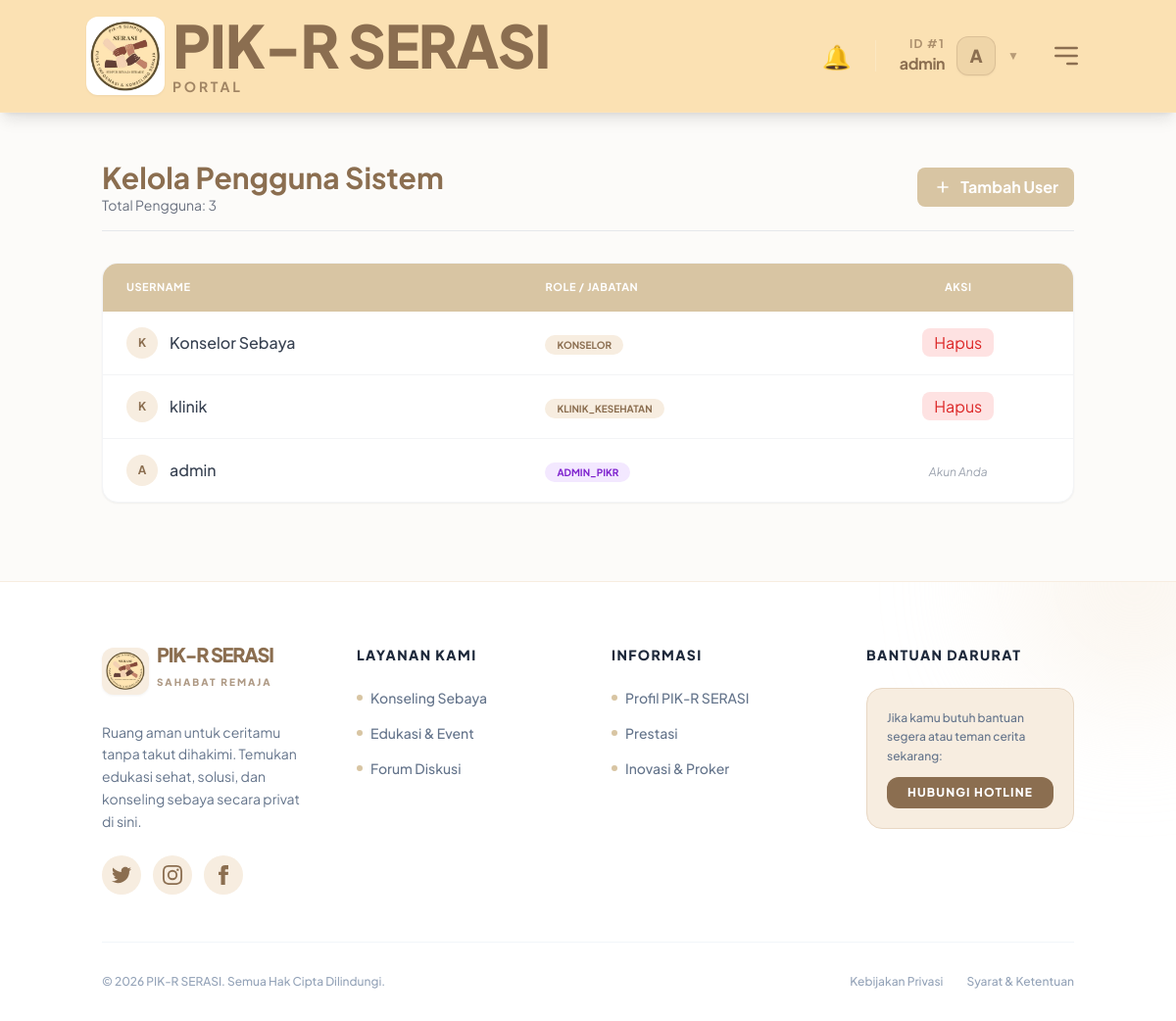
Page /admin/users (signed in) on the committed database.
### tables this page shows
CREATE TABLE users (
            id INTEGER PRIMARY KEY AUTOINCREMENT,
            username TEXT UNIQUE NOT NULL,
            password TEXT NOT NULL,
            birth_date TEXT,
            role TEXT NOT NULL,
            points INTEGER DEFAULT 0,
            bio TEXT,
            profile_pic TEXT
        );

### app.py (the view, shortened to what this page needs)
@app.route('/admin/users', methods=['GET', 'POST'])
@login_required
def admin_users():
    if session.get('role') != 'admin_pikr':
        return redirect(url_for('dashboard'))
    conn = get_db_connection()
    all_users = [dict(u) for u in conn.execute('SELECT * FROM users ORDER BY id DESC').fetchall()]
    conn.close()
    return render_template('admin_users.html', users=all_users)

### app.py (called while the page is built, shortened)
def get_db_connection():
    supabase_url = os.environ.get('SUPABASE_DB_URL')
    return PIKRDatabaseConnection(db_path=DB_PATH, supabase_url=supabase_url)

def login_required(f):
    @wraps(f)
    def decorated_function(*args, **kwargs):
        if 'user_id' not in session:
            flash("Silakan login terlebih dahulu", "warning")
            return redirect(url_for('login'))
        return f(*args, **kwargs)
    return decorated_function

    def execute(self, query, params=None):
        query_upper = query.strip().upper()
        is_write = any(query_upper.startswith(op) for op in ["INSERT", "UPDATE", "DELETE"])
        if self.supabase_url:
            query = query.replace('?', '%s')
            query = re.sub(r'"([^"]*)"', r"'\1'", query)
            if params is not None:
                if not isinstance(params, (tuple, list)):
                    params = (params,)
                self.cursor.execute(query, params)
            else:
                self.cursor.execute(query)
        else:
            if params is not None:
                self.cursor.execute(query, params)
            else:
                self.cursor.execute(query)
        return self

    def fetchall(self):
        return self.cursor.fetchall()

    def close(self):
        self.cursor.close()
        self.conn.close()
        if self.modified_tables:
            for table in self.modified_tables:
                trigger_async_sheets_sync(table)

### templates/admin_users.html (shortened to what this page needs)
{% extends 'base.html' %}
{% block content %}
<div class="space-y-8 fade-in">
    <div class="flex justify-between items-center border-b pb-4">
        <div>
            <h2 class="text-3xl font-bold text-pink-800">Kelola Pengguna Sistem</h2>
            <p class="text-gray-500 text-sm">Total Pengguna: {{ users|length }}</p>
        </div>
        <button onclick="toggleUserModal()" class="bg-pink-600 hover:bg-pink-700 text-white px-4 py-2 rounded-lg font-bold flex items-center gap-2 transition">
            <svg class="w-5 h-5" fill="none" stroke="currentColor" viewBox="0 0 24 24"><path stroke-linecap="round" stroke-linejoin="round" stroke-width="2" d="M12 6v6m0 0v6m0-6h6m-6 0H6"></path></svg>
            Tambah User
        </button>
    </div>
    <div class="bg-white rounded-2xl shadow-sm border border-gray-100 overflow-hidden">
        <table class="w-full text-left border-collapse">
            <thead class="bg-pink-600 text-white text-[11px] font-bold uppercase tracking-wider">
                <tr>
                    <th class="px-6 py-4">Username</th>
                    <th class="px-6 py-4">Role / Jabatan</th>
                    <th class="px-6 py-4 text-center">Aksi</th>
                </tr>
            </thead>
            <tbody class="divide-y divide-gray-100">
                {% for user in users %}
                <tr class="hover:bg-gray-50 transition">
                    <td class="px-6 py-4 flex items-center gap-3">
                        <div class="w-8 h-8 rounded-full bg-pink-100 text-pink-600 flex items-center justify-center font-bold text-xs">
                            {{ user.username[0]|upper }}
                        </div>
                        <span class="font-medium text-gray-700">{{ user.username }}</span>
                    </td>
                    <td class="px-6 py-4">
                        <span class="px-3 py-1 rounded-full text-[10px] font-bold
                            {% if user.role == 'admin_pikr' %} bg-purple-100 text-purple-700
                            {% elif user.role == 'anggota_remaja' %} bg-green-100 text-green-700
                            {% else %} bg-fuchsia-100 text-fuchsia-700 {% endif %}">
                            {{ user.role|upper }}
                        </span>
                    </td>
                    <td class="px-6 py-4 text-center">
                        {% if user.username == session['username'] %}
                        <span class="text-gray-400 italic text-xs">Akun Anda</span>
                        {% else %}
                        <a href="{{ url_for('delete_user', role=user.role, user_id=user.id) }}"
                        onclick="return confirm('Yakin ingin menghapus user ini?')"
                        class="bg-red-100 text-red-600 px-3 py-1 rounded-lg hover:bg-red-200 transition">
                        Hapus
                        </a>
                        {% endif %}
                    </td>
                </tr>
                {% endfor %}
            </tbody>
        </table>
    </div>
</div>
{% endblock %}

### templates/base.html (shortened to what this page needs)
<!DOCTYPE html>
<html lang="id">
<head>
    <script src="https://cdn.tailwindcss.com"></script>
</head>
<body class="bg-[#FCFBF9] font-sans leading-normal tracking-normal text-slate-800">
    <nav class="glass-nav p-4 shadow-lg sticky top-0 z-50">
        <div class="container mx-auto flex justify-between items-center">
            <div class="flex items-center gap-10">
                <a href="{{ url_for('index') }}" class="text-[#8b6e50] font-black text-2xl tracking-tighter flex items-center gap-2 hover:text-[#6b543c] transition-colors">
                    <img src="{{ url_for('static', filename='uploads/IMG_9007-removebg-preview.png') }}" alt="Logo PIK-R" class="w-20 h-20 object-contain filter drop-shadow-sm bg-white rounded-xl p-1">
                    <div class="flex flex-col">
                    <span class="leading-none text-6xl">PIK-R SERASI</span>
                    <span class="text-sm text-[#8b6e50]/80 tracking-[0.2em] mt-0.5 font-bold">PORTAL</span>
                    </div>
                </a>
            </div>
            <div class="flex items-center space-x-4 lg:space-x-6">
                {% if session.get('user_id') %}
                    <div class="relative inline-block text-left">
                        <button id="notifButton" class="relative text-[#8b6e50] hover:text-[#6b543c] focus:outline-none flex items-center transition-transform hover:scale-110 active:scale-95">
                            <span class="text-2xl">🔔</span>
                        </button>
                    </div>
                    <div class="relative inline-block text-left">
                        <button id="userMenuBtn" class="flex items-center gap-3 text-[#8b6e50] hover:text-[#6b543c] focus:outline-none transition-all group">
                            <div class="flex flex-col items-end hidden lg:flex">
                                <span class="text-xs font-bold uppercase tracking-widest opacity-70">ID #{{ session['user_id'] }}</span>
                                <span class="text-base font-bold tracking-tight">{{ session['username'] }}</span>
                            </div>
                            <div class="w-10 h-10 bg-[#8b6e50]/10 text-[#8b6e50] rounded-xl flex items-center justify-center font-black group-hover:bg-[#8b6e50]/20 transition-all border border-[#8b6e50]/20 shadow-sm text-lg">
                                {{ session['username'][0] | upper }}
                            </div>
                            <span class="text-xs opacity-60">▼</span>
                        </button>
                    </div>
                    <button id="mobileMenuBtn" class="xl:hidden p-2 text-[#8b6e50] hover:bg-white/40 rounded-xl transition-all">
                        <svg class="w-8 h-8" fill="none" stroke="currentColor" viewBox="0 0 24 24"><path stroke-linecap="round" stroke-linejoin="round" stroke-width="2" d="M4 6h16M4 12h16m-7 6h7"></path></svg>
                    </button>
                {% endif %}
            </div>
        </div>
    </nav>
    <main class="container mx-auto py-8 px-4">
        {% block content %}{% endblock %}
    </main>
    <footer class="bg-white border-t border-[#f7ede0] pt-16 pb-8 mt-12 relative overflow-hidden">
        <div class="absolute top-0 right-0 w-64 h-64 bg-[#f7ede0] rounded-full blur-3xl opacity-50 -translate-y-1/2 translate-x-1/3"></div>
        <div class="container mx-auto px-4 relative z-10">
            <div class="grid grid-cols-1 md:grid-cols-4 gap-12 mb-12">
                <div class="md:col-span-1">
                    <a href="{{ url_for('index') }}" class="text-[#8b6e50] font-black text-2xl tracking-tighter flex items-center gap-2 mb-6">
                        <img src="{{ url_for('static', filename='uploads/IMG_9007-removebg-preview.png') }}" alt="Logo PIK-R" class="w-12 h-12 object-contain filter drop-shadow-sm bg-[#f7ede0] rounded-xl p-1">
                        <div class="flex flex-col">
                            <span class="leading-none text-xl">PIK-R SERASI</span>
                            <span class="text-[10px] text-[#8b6e50]/70 tracking-[0.2em] mt-0.5">SAHABAT REMAJA</span>
                        </div>
                    </a>
                    <p class="text-slate-500 text-sm leading-relaxed mb-6">
                        Ruang aman untuk ceritamu tanpa takut dihakimi. Temukan edukasi sehat, solusi, dan konseling sebaya secara privat di sini.
                    </p>
                    <div class="flex items-center gap-3">
                        <a href="#" class="w-10 h-10 rounded-full bg-[#f7ede0] flex items-center justify-center text-[#8b6e50] hover:bg-[#d8c5a3] hover:text-white transition-colors">
                        </a>
                        <a href="#" class="w-10 h-10 rounded-full bg-[#f7ede0] flex items-center justify-center text-[#8b6e50] hover:bg-[#d8c5a3] hover:text-white transition-colors">
                        </a>
                        <a href="#" class="w-10 h-10 rounded-full bg-[#f7ede0] flex items-center justify-center text-[#8b6e50] hover:bg-[#d8c5a3] hover:text-white transition-colors">
                            <svg class="w-5 h-5" fill="currentColor" viewBox="0 0 24 24"><path d="M9 8h-3v4h3v12h5v-12h3.642l.358-4h-4v-1.667c0-.955.192-1.333 1.115-1.333h2.885v-5h-3.808c-3.596 0-5.192 1.583-5.192 4.615v3.385z"/></svg>
                        </a>
                    </div>
                </div>
                <div>
                    <h4 class="text-slate-800 font-black mb-6 uppercase tracking-widest text-sm">Layanan Kami</h4>
                    <ul class="space-y-4">
                        <li><a href="{{ url_for('counseling') }}" class="text-slate-500 hover:text-[#8b6e50] transition-colors font-medium text-sm flex items-center gap-2"><span class="w-1.5 h-1.5 rounded-full bg-[#d8c5a3]"></span> Konseling Sebaya</a></li>
                        <li><a href="{{ url_for('education_event') }}" class="text-slate-500 hover:text-[#8b6e50] transition-colors font-medium text-sm flex items-center gap-2"><span class="w-1.5 h-1.5 rounded-full bg-[#d8c5a3]"></span> Edukasi & Event</a></li>
                        <li><a href="{{ url_for('forum') }}" class="text-slate-500 hover:text-[#8b6e50] transition-colors font-medium text-sm flex items-center gap-2"><span class="w-1.5 h-1.5 rounded-full bg-[#d8c5a3]"></span> Forum Diskusi</a></li>
                    </ul>
                </div>
                <div>
                    <h4 class="text-slate-800 font-black mb-6 uppercase tracking-widest text-sm">Informasi</h4>
                    <ul class="space-y-4">
                        <li><a href="{{ url_for('about') }}" class="text-slate-500 hover:text-[#8b6e50] transition-colors font-medium text-sm flex items-center gap-2"><span class="w-1.5 h-1.5 rounded-full bg-[#d8c5a3]"></span> Profil PIK-R SERASI</a></li>
                        <li><a href="{{ url_for('achievements') }}" class="text-slate-500 hover:text-[#8b6e50] transition-colors font-medium text-sm flex items-center gap-2"><span class="w-1.5 h-1.5 rounded-full bg-[#d8c5a3]"></span> Prestasi</a></li>
                        <li><a href="{{ url_for('innovations') }}" class="text-slate-500 hover:text-[#8b6e50] transition-colors font-medium text-sm flex items-center gap-2"><span class="w-1.5 h-1.5 rounded-full bg-[#d8c5a3]"></span> Inovasi & Proker</a></li>
                    </ul>
                </div>
                <div>
                    <h4 class="text-slate-800 font-black mb-6 uppercase tracking-widest text-sm">Bantuan Darurat</h4>
                    <div class="bg-[#f7ede0] p-5 rounded-2xl border border-[#e8d7c3]">
                        <p class="text-xs text-slate-500 font-medium mb-3 leading-relaxed">Jika kamu butuh bantuan segera atau teman cerita sekarang:</p>
                        <a href="https://wa.me/6289525165373" target="_blank" class="block w-full text-center bg-[#8b6e50] text-white py-2 rounded-xl text-xs font-black uppercase tracking-widest hover:bg-[#6b543c] transition-colors">
                            Hubungi Hotline
                        </a>
                    </div>
                </div>
            </div>
            <div class="border-t border-slate-100 pt-8 flex flex-col md:flex-row justify-between items-center gap-4">
                <p class="text-slate-400 text-xs font-medium text-center md:text-left">
                    &copy; 2026 PIK-R SERASI. Semua Hak Cipta Dilindungi.
                </p>
                <div class="flex gap-6 text-xs font-medium text-slate-400">
                    <a href="#" class="hover:text-[#8b6e50] transition-colors">Kebijakan Privasi</a>
                    <a href="#" class="hover:text-[#8b6e50] transition-colors">Syarat & Ketentuan</a>
                </div>
            </div>
        </div>
    </footer>
</body>
</html>

### templates/base.html (style rules this page uses)
:root { --primary: #d8c5a3; --primary-light: #f8efe1; --secondary: #9f836c; --accent: #d8c5a3; --glass: rgba(255, 250, 240, 0.9); --glass-border: rgba(204, 177, 141, 0.35); }
body { font-family: 'Plus Jakarta Sans', sans-serif; scroll-behavior: smooth; }
body, input, textarea, button, select, p, span, h1, h2, h3, h4, h5, h6, a, div, li, ul, ol, strong, em, b { font-family: 'Plus Jakarta Sans', sans-serif; }
.glass-nav { background: rgba(222, 189, 150, 0.9); backdrop-filter: blur(10px); -webkit-backdrop-filter: blur(10px); border-bottom: 1px solid rgba(255, 255, 255, 0.1); }
.bg-pink-50, .bg-pink-100, .bg-pink-100\/40, .bg-pink-100\/50, .bg-pink-50\/30, .bg-pink-50\/50, .bg-rose-50, .bg-rose-100, .bg-rose-50\/10, .bg-rose-50\/50, .bg-fuchsia-100 { background-color: #f7ede0 !important; }
.bg-pink-500, .bg-pink-600, .bg-pink-700, .bg-rose-500, .bg-rose-600, .from-pink-500, .from-pink-600, .to-rose-500, .to-rose-600 { background-color: #d8c5a3 !important; --tw-gradient-from: #d8c5a3 !important; --tw-gradient-to: #d8c5a3 !important; --tw-gradient-stops: var(--tw-gradient-from), var(--tw-gradient-to) !important; background-image: none !important; }
.text-pink-500, .text-pink-600, .text-pink-700, .text-pink-800, .text-rose-400, .text-rose-600, .text-rose-700, .text-rose-700\/70, .text-rose-900, .text-fuchsia-700 { color: #8b6e50 !important; }
.fade-in { animation: fadeIn 0.6s cubic-bezier(0.4, 0, 0.2, 1); }
.glass-nav { background: #FBE1B3; backdrop-filter: blur(10px); -webkit-backdrop-filter: blur(10px); border-bottom: 1px solid rgba(255, 255, 255, 0.1); }

### rows in the picture
users: username "admin", username "A", role "ADMIN_PIKR", shows "Akun Anda"
users: username "K", username "Konselor Sebaya", role "KONSELOR"
users: username "K", username "klinik", role "KLINIK_KESEHATAN"

### other values in the picture
{{ session['user_id'] }} "1"
{{ session['username'][0] | upper }} "A"
{{ users|length }} "3"
